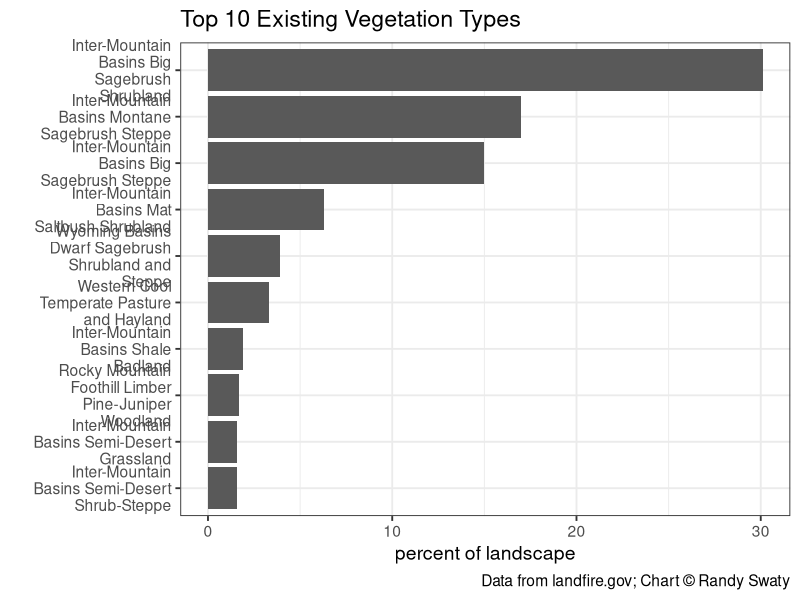
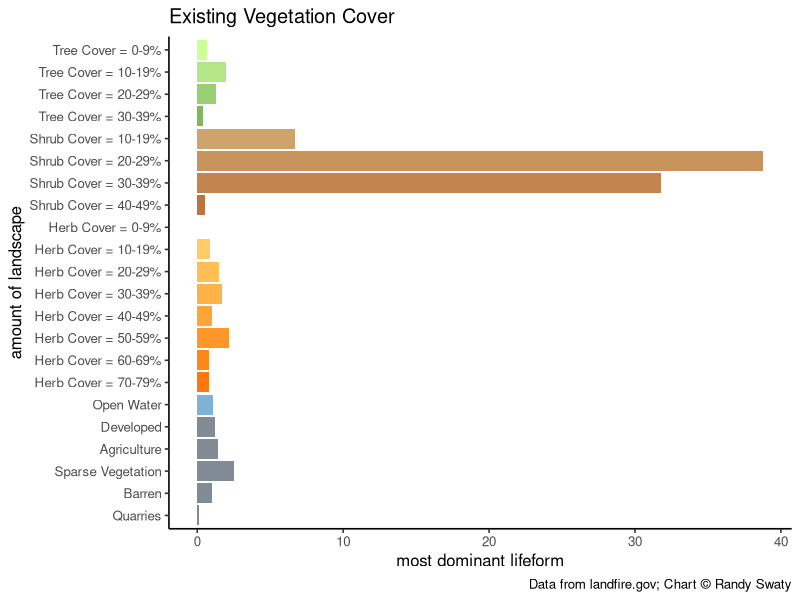
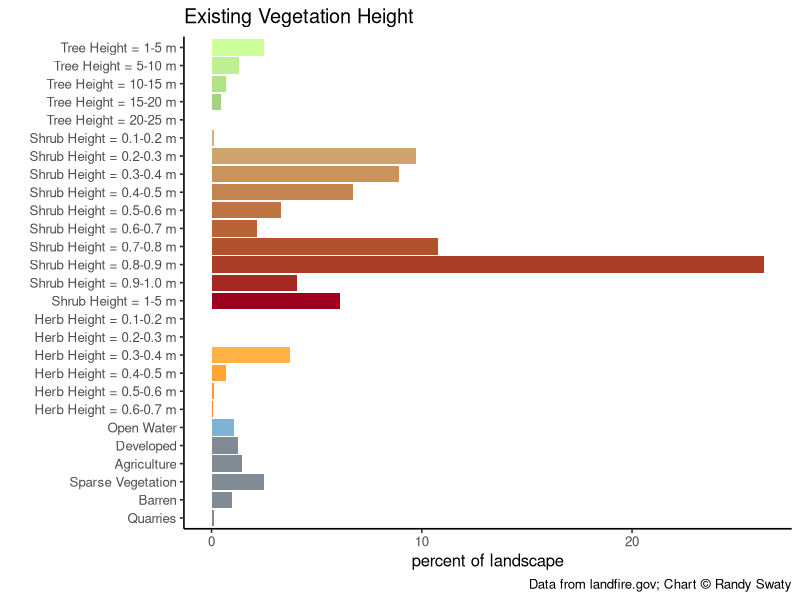

These figures' R source, in order:
## ---- chunk 1
library(tidyverse)
library("png")  
library("patchwork") 

## ---- chunk 2
evtname <- read.csv(file = "data/evt_aoi_attributes.csv") %>%
  group_by(EVT_NAME) %>%
  summarize(ACRES = sum(ACRES),
            REL_PERCENT = sum(REL_PERCENT)) %>%
  arrange(desc(REL_PERCENT)) %>%
  top_n(n = 10, wt = REL_PERCENT)

# plot
evtChart <-
  ggplot(data = evtname, aes(x = EVT_NAME, y = REL_PERCENT)) +
  geom_bar(stat = "identity") +
  labs(
    title = "Top 10 Existing Vegetation Types",
    caption = "Data from landfire.gov; Chart © Randy Swaty",
    x = "",
    y = "percent of landscape") +
  scale_x_discrete(limits = rev(evtname$EVT_NAME),
                   labels = function(x) str_wrap(x, width = 18)) +
  coord_flip() +
  theme_bw(base_size = 14)



evtChart
## ---- chunk 3
evcname <- read.csv("data/evc_aoi_attributes.csv")

# create "type" column based on conditions
evcname <- evcname %>% mutate(type = if_else(VALUE %in% 11, "Open Water",
                                             if_else(VALUE %in% 12, "Snow / Ice",
                                                     if_else(VALUE %in% c(13:25), "Developed",
                                                             if_else(VALUE %in% 31, "Barren",
                                                                     if_else(VALUE %in% c(60:70), "Agriculture",
                                                                             if_else(VALUE %in% 32, "Quarries",
                                                                                     if_else(VALUE %in% 100, "Sparse Vegetation",
                                                                                             if_else(VALUE %in% c(101:199), "Tree",
                                                                                                     if_else(VALUE %in% c(201:299), "Shrub",
                                                                                                             if_else(VALUE %in% c(301:399), "Herb",
                                                                                                                     "Other")))))))))))

# create reverse substr() function
revSubstr <- function(x, start, stop) {
  x <- strsplit(x, "")
  sapply(x, 
         function(x) paste(rev(rev(x)[start:stop]), collapse = ""), 
         USE.NAMES = FALSE)  }

# create cover column based on 2nd and 3rd to last values of classname
# if "Other" type, make 0
evcname <- evcname %>% mutate(cover = as.numeric(if_else(VALUE > 100,
                                                         revSubstr(evcname$CLASSNAMES, start = 2, stop = 3),
                                                         "0")))

# create bin breaks for grouping
breaks <- seq(0, 100, 10)
# create intervals for grouping and summarize
# also create factor order for "type"
evcgroup <- evcname %>%
  mutate(interval = cut(cover,
                        breaks, 
                        include.lowest = TRUE, 
                        right = T,
                        labels = c("0-9", "10-19", "20-29", "30-39", "40-49", "50-59", "60-69", "70-79", 
                                   "80-89", "90-100")),
         type = factor(type, levels = c("Tree", "Shrub", "Herb", "Open Water", "Snow / Ice", "Developed", "Agriculture", "Sparse Vegetation", "Barren", "Quarries", "Other"))) %>%
  group_by(type, interval) %>%
  summarize(Freq = sum(Freq),
            ACRES = sum(ACRES),
            REL_PERCENT = sum(REL_PERCENT))

# add label and legend names based on condition
evcgroup <- evcgroup %>% mutate(label = if_else(type %in% c("Tree", "Shrub", "Herb"),
                                                paste0(type, " Cover = ", interval, "%"), as.character(type)),
                                legend = if_else(type %in% c("Tree", "Shrub", "Herb", "Open Water"),
                                                 type, as.factor("Other")))

# turn current label order to factors
evclabel.list <- evcgroup$label
evcgroup <- evcgroup %>% mutate(label = fct_rev(factor(label, evclabel.list)))



# create factor level colors for legend (original from Myles)
## cols <- c("Tree" = "#196F3D", "Shrub" = "#229954", "Herb" = "#52BE80", "Open Water" = "#7FB3D5",
##          "Other" = "#808B96")

# join in custom cols column to color bars by specific label

evc_group_cols <- read.csv("data/evc_group_cols.csv")

evcgroup <- left_join(evcgroup, evc_group_cols, by = "label")

evcgroup$label <- factor(evcgroup$label, levels = rev(evcgroup$label))

evcgroup <- evcgroup %>%
  filter(REL_PERCENT > 0.01)

# plot
evcChart <-
  ggplot(data = evcgroup, aes(x = label, y = REL_PERCENT, fill = colors)) +
  geom_bar(stat = "identity") +
  labs(
    title = "Existing Vegetation Cover",
    caption = "Data from landfire.gov; Chart © Randy Swaty",
    x = "amount of landscape",
    y = "most dominant lifeform") +
  scale_fill_identity() +
  coord_flip() +
  theme_classic(base_size = 12)+
  theme(legend.position = "none") 


evcChart


## ---- chunk 4

# load evh attribute table
evhname <- read.csv(file = "data/evh_aoi_arc.csv")


# create "type" column based on conditions
evhname <- evhname %>% mutate(type = if_else(VALUE %in% 11, "Open Water",
                                             if_else(VALUE %in% 12, "Snow / Ice",
                                                     if_else(VALUE %in% c(13:25), "Developed",
                                                             if_else(VALUE %in% 31, "Barren",
                                                                     if_else(VALUE %in% c(60:70), "Agriculture",
                                                                             if_else(VALUE %in% 32, "Quarries",
                                                                                     if_else(VALUE %in% 100, "Sparse Vegetation",
                                                                                             if_else(VALUE %in% c(101:199), "Tree",
                                                                                                     if_else(VALUE %in% c(201:299), "Shrub",
                                                                                                             if_else(VALUE %in% c(301:399), "Herb",
                                                                                                                     "Other"))))))))))) %>%
  mutate(height_m = if_else(type %in% "Tree", (VALUE -100),
                            if_else(type %in% "Shrub", ((VALUE - 200) / 10),
                                    if_else(type %in% "Herb", ((VALUE - 300) / 10), 0))) %>%
           as.character() %>% as.numeric())

# create bin breaks for grouping
breaks <- c(0, 0.1, 0.2, 0.3, 0.4, 0.5, 0.6, 0.7, 0.8, 0.9, 1, 5, 10, 15, 20, 25, 30, 35, 40, 45, 50, 55, 60, 65, 70, 75, 80, 85, 90, 95, 100)

# create intervals for grouping and summarize
# also create factor order for "type"
evhgroup <- evhname %>%
  mutate(interval = cut(height_m,
                        breaks, 
                        include.lowest = TRUE, 
                        right = F,
                        labels = c("0", "0.1-0.2", "0.2-0.3", "0.3-0.4" ,"0.4-0.5", "0.5-0.6", "0.6-0.7", "0.7-0.8", "0.8-0.9", "0.9-1.0", "1-5", "5-10", "10-15", "15-20", "20-25", "25-30", "30-35", "35-40", "40-45", "45-50", "50-55", "55-60", "60-65", "65-70", "70-75", "75-80", "80-85", "85-90", "90-95", "95-100")),
         type = factor(type, levels = c("Tree", "Shrub", "Herb", "Open Water", "Snow / Ice", "Developed", "Agriculture", "Sparse Vegetation", "Barren", "Quarries", "Other"))) %>%
  group_by(type, interval) %>%
  summarise(VALUE = sum(VALUE),
            ACRES = sum(ACRES),
            REL_PERCENT = sum(REL_PERCENT))



# add label and legend names based on condition
evhgroup <- evhgroup %>% mutate(label = if_else(type %in% c("Tree", "Shrub", "Herb"),
                                                paste0(type, " Height = ", interval, " m"), as.character(type)),
                                legend = if_else(type %in% c("Tree", "Shrub", "Herb", "Open Water"),
                                                 type, as.factor("Other")))
# turn current label order to factors
evhlabel.list <- evhgroup$label
evhgroup <- evhgroup %>% mutate(label = fct_rev(factor(label, evhlabel.list)))

# create factor level colors for legend
##cols <- c("Tree" = "#196F3D", "Shrub" = "#229954", "Herb" = "#52BE80", "Open Water" = "#7FB3D5","Other" = "#808B96")

# join in custom cols column to color bars by specific label

evh_group_cols <- read.csv("data/evh_group_cols.csv")

evhgroup <- left_join(evhgroup, evh_group_cols, by = "label")

evhgroup$label <- factor(evhgroup$label, levels = rev(evhgroup$label))

evhgroup <- evhgroup %>%
  filter(REL_PERCENT > 0.01)

# plot
evhChart <-
ggplot(data = evhgroup, aes(x = label, y = REL_PERCENT, fill = colors)) +
  geom_bar(stat = "identity") +
  labs(
    title = "Existing Vegetation Height",
    caption = "Data from landfire.gov; Chart © Randy Swaty",
    x = "",
    y = "percent of landscape") +
  scale_fill_identity() +
  coord_flip() +
  theme_classic(base_size = 12)+
  theme(legend.position = "none")

evhChart



# plot with original color scheme
# evhChart <-
# ggplot(data = evhgroup, aes(x = label, y = REL_PERCENT, fill = legend)) +
#   geom_bar(stat = "identity") +
#   labs(
#     title = "Existing Vegetation Height",
#     subtitle = "landscape_name",
#     caption = "Data from landfire.gov.",
#     x = "",
#     y = "percent of landscape") +
#   scale_fill_manual(values = cols, name = "") +
#   coord_flip() +
#   theme_bw()
# 
# evhChart





